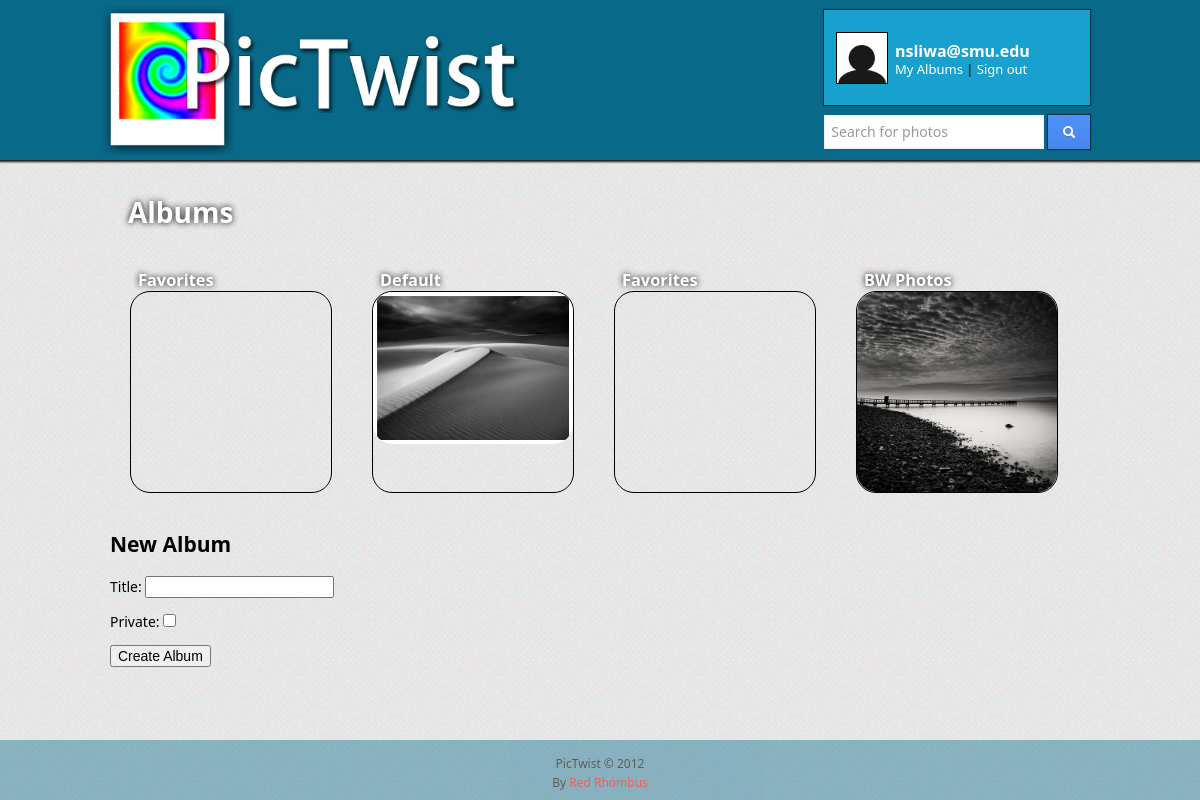
The app's page /albums.php (signed in) with its own data.
### tables this page shows
CREATE TABLE albums(
  id INTEGER PRIMARY KEY AUTO_INCREMENT,
  title VARCHAR(255),
  description TEXT,
  private BOOLEAN DEFAULT FALSE,
  user_id INTEGER NOT NULL,
  FOREIGN KEY (user_id) REFERENCES users(id)
    ON UPDATE Cascade
    ON DELETE Cascade,
  updated_at TIMESTAMP DEFAULT '0000-00-00 00:00:00',
  created_at TIMESTAMP DEFAULT '0000-00-00 00:00:00'
);

CREATE TABLE photos(
  id INTEGER PRIMARY KEY AUTO_INCREMENT,
  title VARCHAR(255) DEFAULT "photo",
  description TEXT,
  path VARCHAR(255) NOT NULL,
  private BOOLEAN DEFAULT FALSE,
  views INTEGER DEFAULT 0,
  parent_photo_id INTEGER,
  album_id INTEGER NOT NULL,
  FOREIGN KEY (parent_photo_id) REFERENCES photos(id)
    ON UPDATE Cascade
    ON DELETE Cascade,
  FOREIGN KEY (album_id) REFERENCES albums(id)
    ON UPDATE Cascade
    ON DELETE Cascade,
  updated_at TIMESTAMP DEFAULT '0000-00-00 00:00:00',
  created_at TIMESTAMP DEFAULT '0000-00-00 00:00:00'
);

### include/headCode.php (called while the page is built, shortened)
<?php
  $relativeDirectory = str_replace(basename($_SERVER['PHP_SELF']), '', $_SERVER['PHP_SELF']);
  $baseURL = "http://" . $_SERVER['HTTP_HOST'] . $relativeDirectory;
  $favoriteDisplayURL = $baseURL . 'favorite.display.php';
  $currentUser = getCurrentUser();
  function sql($query){
    $result = mysql_query($query) or die (mysql_error());
    return $result;
  }
  function getCurrentUser(){
    if(isset($_SESSION['uid'])) { $uid = $_SESSION['uid']; }
    else { $uid = -1; $_SESSION['uid'] = $uid;}
    if(isset($_SESSION['email'])) { $email = $_SESSION['email']; }
    else { $email = "Visitor"; $_SESSION['email'] = $email;}
    if(isset($_SESSION['name'])) { $name = $_SESSION['name']; }
    else { $name = "Unknown"; $_SESSION['name'] = $name;}
    if(isset($_SESSION['admin'])) {$admin = $_SESSION['admin'];}
    else { $admin = FALSE; $_SESSION['admin'] = $admin;}
    if(isset($_SESSION['profile_picture_path'])) {$profile_picture_path = $_SESSION['profile_picture_path'];}
    else { $profile_picture_path = "img/default_pic.png";}
    $currentUser = array("username" => $email, "id" => $uid, "name" => $name, "admin" => $admin, "profile_picture_path" => $profile_picture_path);
    return $currentUser;
  }
  function escape($string){
    return mysql_real_escape_string(stripslashes($string));
  }
?>

### albums.php (the view, shortened to what this page needs)
<?php INCLUDE 'include/head.php';?>
<?php
    if(isset($currentUser['id']) && $currentUser['id'] > 0)
    {
        $uid = $currentUser['id'];
    }
    else
    {
        $_SESSION['error'] = 'Error! You must be logged in to view your albums!';
        redirect($logoutURL);
    }
    function album_html($album_id, $album_title, $albumURL, $first_photo_path, $photo_urls){
        return <<<EOT
        <div class='album' style='float:left; margin: 20px;'>
        <a href='$albumURL?album_id=$album_id'><h3>$album_title</h3></a>
        <a href="$albumURL?album_id=$album_id">
        <div style="width: 200px; height: 200px; border: 1px solid black; border-radius: 20px;">
            <img src="$first_photo_path" alt="" id="album_$album_id" style="max-width: 200px; max-height: 200px; border-radius: 20px" />
        </div>
        </a>
        <script type="text/javascript">
        var array = [
            $photo_urls
        ];
        $("#album_$album_id").iskip({images:array, method:'mousemove', 'cycle':3});
        </script>
        </div>
EOT;
    }
    function display_album($album_id){
        global $albumURL;
        $album_id = escape($album_id);
        $album = mysql_fetch_array(sql("select * from albums where id=".$album_id));
        $photos_raw = sql("select photos.* from albums left join photos on albums.id = photos.album_id where albums.id=".$album_id);
        $photos = array();
        $photo_urls = "";
        while($photo = mysql_fetch_array($photos_raw)){
            array_push($photos, $photo);
            $photo_urls = $photo_urls.",'".$photo['path']."'";
        }
        $first_photo_path = $photos[0]['path'];
        $album_title = $album['title'];
        echo album_html($album_id, $album_title, $albumURL, $first_photo_path, $photo_urls);
    }
?>
<form id="EditAlbums" action="<?php echo $baseURL . 'album.editor.php' ?>" enctype="multipart/form-data" method="post">
    <h1>
        Albums
    </h1>
    <p>
        <?php
            $photo_urls = "";
            $album_id = "favorites";
            $album_title = "Favorites";
            echo album_html($album_id, $album_title, $favoriteDisplayURL, $first_photo_path, $photo_urls);
            $users_albums = sql("select id, title from albums where user_id='".$uid."';");
	        while($album = mysql_fetch_array($users_albums))
                display_album($album["id"]);
        ?>
    </p>
</form>
<form id="AddAlbum" action="<?php echo $baseURL . 'album.processor.php' ?>" method="post">
<h2>
    New Album
</h2>
<p>
    <label for="title">Title:</label>
    <input type="text" name="title">
</p>
<p>
    Private:
    <input type="checkbox" name="private" value="1" />
</p>
<p>
    <input type="submit" name="AlbumSubmit" value="Create Album" />
</p>
</form>
<?php INCLUDE 'include/foot.php' ?>

### styles/styles.css (style rules this page uses)
body { background-image: url('../img/bg.png'); margin: 0px; font-family: 'Segoe UI', Helvetica, Arial, sans-serif; font-size: 14px; }
html, body { height: 100%; }
a { text-decoration: none; color: #11c; }
h1 { padding: 0; margin: 18px; color: white; text-shadow: 0 0 6px black; }
h3 { display: inline; margin: 8px; color: white; text-shadow: 0 0 6px black; }

### records on screen
albums: title "Default", photos.path (picture)
albums: title "Favorites"
albums: title "BW Photos", photos.path (picture)

### other values on screen
$currentUser['username'] "nsliwa@smu.edu"
$album_title "Favorites"
